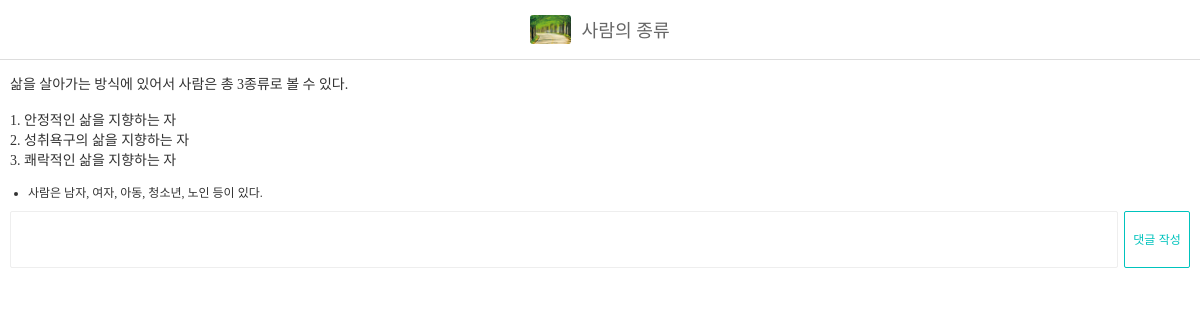
Page /posts/3/ on the earlier database version.
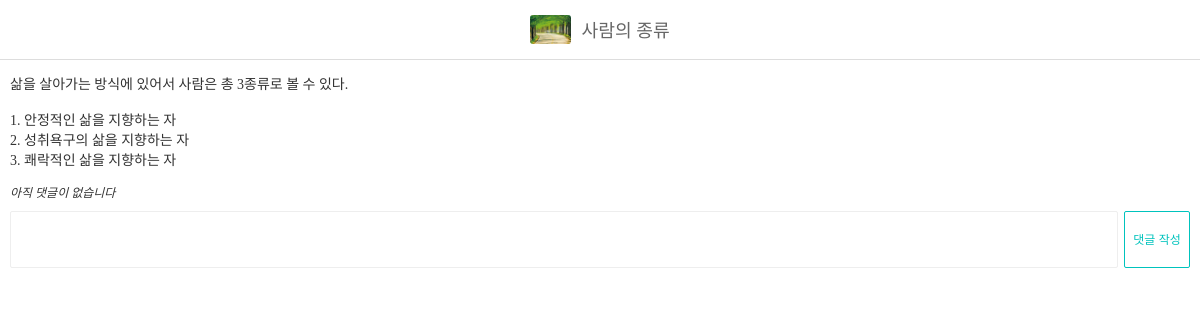
Same page on the later database version.
### blog/models.py (models this page shows, shortened)
class Post(models.Model):
    objects = models.Manager()
    title = models.CharField("포스트 제목", max_length=100)
    content = models.TextField("포스트 내용")
    thumbnail = models.ImageField("썸네일 이미지", upload_to="post", blank=True)

class Comment(models.Model):
    objects = models.Manager()
    post = models.ForeignKey(Post, on_delete=models.CASCADE)
    content = models.TextField("댓글 내용")

### blog/views.py (the view)
# urls.py: path('posts/<int:post_id>/', post_detail),
def post_detail(request, post_id):
    post = Post.objects.get(id=post_id)
    if request.method == "POST":
        comment_content = request.POST["comment"]
        Comment.objects.create(
            post=post,
            content=comment_content,
        )
    context = {
        "post": post,
    }
    return render(request, "post_detail.html", context)

### templates/post_detail.html (shortened to what this page needs)
{% load static %}
<!DOCTYPE html>
<html lang="ko">
<head>
    <link rel="stylesheet" href="{% static 'css/style.css' %}">
</head>
<body>
    <div id="navbar">
        {% if post.thumbnail %}
            <img src="{{ post.thumbnail.url }}">
        {% endif %}
        <span>{{ post.title }}</span>
    </div>
    <div id="post-detail">
        <p>{{ post.content|linebreaksbr }}</p>
        <ul class="comments">
            {% for comment in post.comment_set.all %}
                <li class="comment">{{ comment.content }}</li>
            {% empty %}
                <li class="comment-empty">아직 댓글이 없습니다</li>
            {% endfor %}
        </ul>
        <form method="POST">
            <textarea name ="comment"></textarea>
            <button type="submit" class="btn btn-primary">댓글 작성</button>
        </form>
    </div>
</body>
</html>

### static/css/style.css (style rules this page uses)
ul, ol { list-style: none; padding: 0; margin: 0; }
html { margin: 0; font-family: "Noto Sans KR", serif; font-weight: 300; font-size: 14px; color: #333; height: 100%; }
body { margin: 0; height: 100%; }
#navbar { position: fixed; top: 0; width: 100%; z-index: 999; display: flex; flex-direction: row; flex-wrap: nowrap; justify-content: center; align-items: center; background-color: rgba(255, 255, 255, 0.9); color: #666; font-size: 1.3rem; height: 59px; border-bottom: 1px solid #ddd; }
#navbar > span { margin-top: -2px; }
#navbar img { height: 29.5px; border-radius: 3px; margin-right: 10px; }
.btn { width: 66px; height: 30px; line-height: 25px; background-color: #fff; border-radius: 15px; transition-duration: 0.3s; transition-timing-function: ease; font-size: 12px; cursor: pointer; text-align: center; }
.btn-primary { border: 1px solid #00c3bd; color: #00c3bd; }
ul.comments { font-size: 12px; }
ul.comments > li.comment-empty { font-style: italic; }
#post-detail { padding: 59px 10px; }
#post-detail > form { width: 100%; margin-top: 10px; display: flex; }
#post-detail > form > textarea { border: 1px solid #eee; padding: 10px; box-sizing: border-box; resize: none; border-radius: 2px; flex-grow: 1; margin-right: 6px; }
#post-detail > form > button { height: 57px; line-height: 50px; border-radius: 2px; }

Differences in the rows shown:
removed Comment: content "사람은 남자, 여자, 아동, 청소년, 노인 등이 있다."
Other differences:
text now shown: "아직 댓글이 없습니다"
